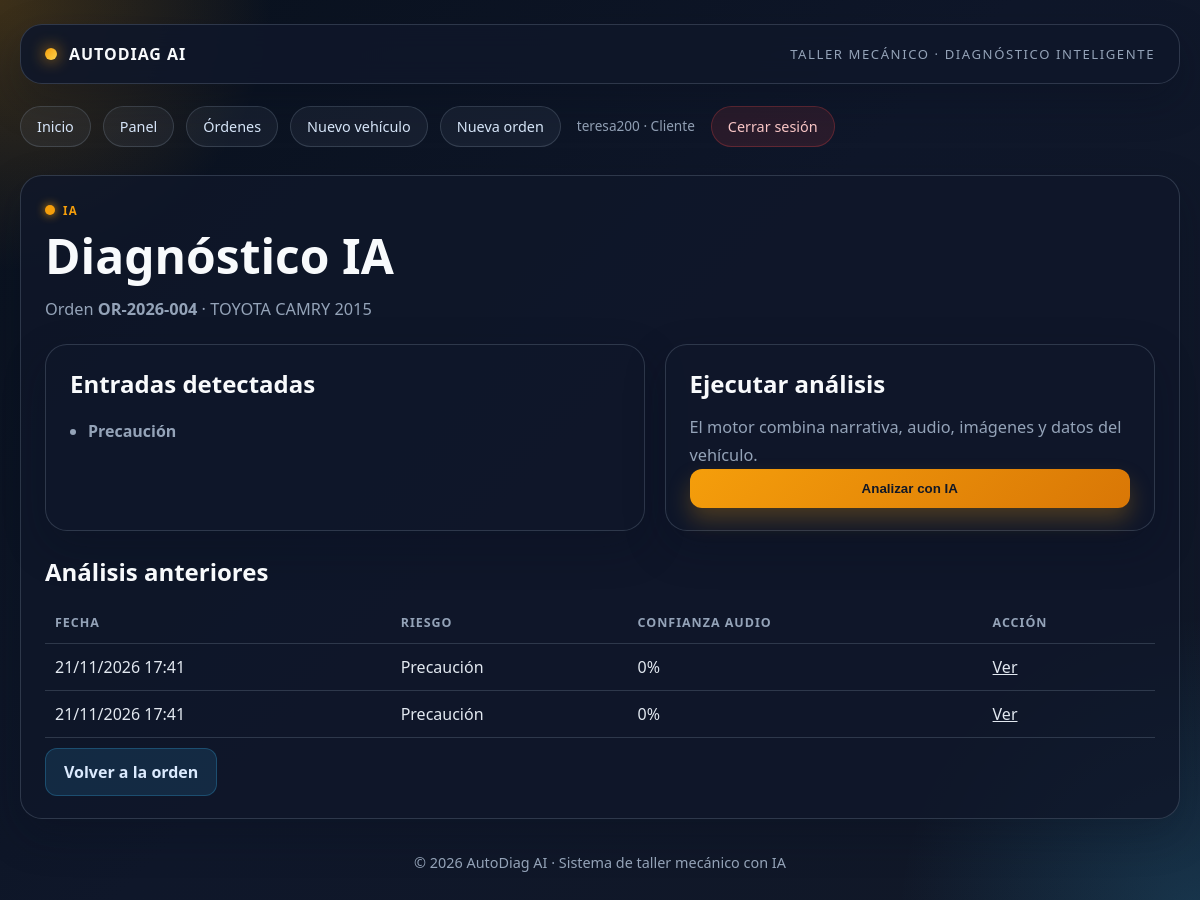
/api/diagnostico/analizar/8/ (signed in), run on the app's committed database.
### accounts/models.py (models this page shows, shortened)
class PerfilUsuario(models.Model):
    class Rol(models.TextChoices):
        ADMIN = 'ADMIN', 'Administrador'
        ASESOR = 'ASESOR', 'Asesor de servicio'
        MECANICO = 'MECANICO', 'Mecánico'
        CLIENTE = 'CLIENTE', 'Cliente'
    user = models.OneToOneField(
        settings.AUTH_USER_MODEL,
        on_delete=models.CASCADE,
        related_name='perfil',
        verbose_name='Usuario',
    )
    rol = models.CharField('Rol', max_length=10, choices=Rol.choices, default=Rol.CLIENTE)
    telefono = models.CharField('Teléfono', max_length=30, blank=True)
    especialidad = models.CharField('Especialidad', max_length=100, blank=True)
    taller = models.CharField('Taller', max_length=100, blank=True)
    class Meta:
        verbose_name = 'Perfil de usuario'
        verbose_name_plural = 'Perfiles de usuario'

### workshop/models.py (models this page shows, shortened)
class OrdenFalla(models.Model):
    ticket = models.CharField(
        'Ticket', max_length=20, unique=True, default='', editable=False
    )
    codigo_orden = models.CharField(
        'Código de Orden', max_length=20, unique=True, default='', editable=False
    )
    taller = models.ForeignKey(
        Taller, on_delete=models.PROTECT, related_name='ordenes', verbose_name='Taller'
    )
    vehiculo = models.ForeignKey(
        Vehiculo, on_delete=models.PROTECT, related_name='ordenes', verbose_name='Vehículo'
    )
    cliente = models.ForeignKey(
        User,
        on_delete=models.SET_NULL,
        null=True,
        blank=True,
        related_name='ordenes_como_cliente',
        verbose_name='Cliente',
    )
    nombre_cliente_walkin = models.CharField(
        'Nombre del cliente (sin cuenta)', max_length=150, blank=True
    )
    telefono_cliente_walkin = models.CharField(
        'Teléfono del cliente (sin cuenta)', max_length=30, blank=True
    )
    mecanico_asignado = models.ForeignKey(
        User,
        on_delete=models.SET_NULL,
        null=True,
        blank=True,
        related_name='ordenes_asignadas',
        verbose_name='Mecánico Asignado',
    )
    kilometraje_ingreso = models.PositiveIntegerField(
        'Kilometraje Ingreso', validators=[MinValueValidator(0)]
    )
    estado = models.CharField(
        'Estado', max_length=20, choices=ESTADO_CHOICES, default='PRE_DIAGNOSTICO'
    )
    etiquetas = models.ManyToManyField('Etiqueta', blank=True, verbose_name='Etiquetas')
    token_publico = models.UUIDField(
        'Token Público', unique=True, null=True, blank=True, editable=False
    )
    token_expira_en = models.DateTimeField(
        'Token Expira En', null=True, blank=True, editable=False
    )
    creado_en = models.DateTimeField('Creado En', auto_now_add=True)
    actualizado_en = models.DateTimeField('Actualizado En', auto_now=True)
    class Meta:
        verbose_name = 'Orden de Fallo'
        verbose_name_plural = 'Órdenes de Fallo'
        ordering = ['-creado_en']

class Vehiculo(models.Model):
    placa = models.CharField('Placa', max_length=20, unique=True)
    marca = models.CharField('Marca', max_length=50)
    modelo = models.CharField('Modelo', max_length=50)
    anio = models.PositiveIntegerField('Año')
    motor = models.CharField('Motor', max_length=50, blank=True)
    color = models.CharField('Color', max_length=30, blank=True)
    cliente = models.ForeignKey(
        User,
        on_delete=models.SET_NULL,
        null=True,
        blank=True,
        related_name='vehiculos',
        verbose_name='Cliente',
    )
    creado_en = models.DateTimeField('Creado En', auto_now_add=True)
    class Meta:
        verbose_name = 'Vehículo'
        verbose_name_plural = 'Vehículos'
        ordering = ['placa']

class EvidenciaSintoma(models.Model):
    orden = models.ForeignKey(
        OrdenFalla, on_delete=models.CASCADE, related_name='evidencias', verbose_name='Orden'
    )
    archivo_audio = models.FileField('Archivo de Audio', upload_to='audios/', null=True, blank=True)
    imagen = models.ImageField('Imagen', upload_to='fotos/', null=True, blank=True)
    narrativa_cliente = models.TextField('Narrativa del Cliente', null=True, blank=True)
    diagnostico_ia_json = models.JSONField('Diagnóstico IA JSON', null=True, blank=True)
    nivel_riesgo = models.CharField(
        'Nivel de Riesgo', max_length=20, choices=RIESGO_CHOICES, default='PRECAUCION'
    )
    creado_en = models.DateTimeField('Creado En', auto_now_add=True)
    class Meta:
        verbose_name = 'Evidencia de Síntoma'
        verbose_name_plural = 'Evidencias de Síntoma'
        ordering = ['-creado_en']

### diagnostico_ia/models.py (models this page shows, shortened)
class AnalisisSintoma(models.Model):
    TIPO_RIESGO_CHOICES = [
        ('PUEDE_RODAR', 'Puede Rodar'),
        ('PRECAUCION', 'Precaución'),
        ('NO_MOVER_GRUA', 'No Mover Grúa'),
    ]
    orden = models.ForeignKey('workshop.OrdenFalla', on_delete=models.CASCADE, related_name='analisis_ia', verbose_name='Orden')
    sintomas_normalizados = models.JSONField('Síntomas Normalizados', default=list, help_text='Descripción estandarizada de los síntomas')
    causas_probables = models.JSONField('Causas Probables', default=list, help_text='Lista de causas con probabilidades')
    nivel_riesgo = models.CharField('Nivel de Riesgo', max_length=20, choices=TIPO_RIESGO_CHOICES)
    pruebas_taller_sugeridas = models.JSONField('Pruebas de Taller Sugeridas', default=list, help_text='Procedimientos y valores esperados')
    transcripcion_confianza = models.FloatField('Confianza de Transcripción', default=0.0)
    creado_en = models.DateTimeField('Creado Automáticamente', auto_now_add=True)
    class Meta:
        verbose_name = 'Análisis de Síntoma IA'
        verbose_name_plural = 'Análisis de Síntoma IA'

### diagnostico_ia/views.py (the view, shortened to what this page needs)
# urls.py: path('analizar/<int:orden_id>/', views.analizar_sintoma, name='analizar_sintoma'),
@login_required
def analizar_sintoma(request, orden_id):
    orden = get_object_or_404(
        OrdenFalla.objects.select_related('vehiculo', 'cliente').prefetch_related(
            'evidencias', 'entradas_multimodales'
        ),
        pk=orden_id,
    )
    if not puede_ver_orden(request.user, orden):
        raise PermissionDenied
    return render(request, 'diagnostico_ia/analizar_sintoma.html', {
        'title': 'Diagnóstico IA',
        'orden': orden,
        'evidencias': orden.evidencias.all(),
        'analisis_previos': orden.analisis_ia.all()[:5],
    })

### accounts/context_processors.py (called while the page is built)
def rol_context(request):
    if not request.user.is_authenticated:
        return {}
    perfil = obtener_perfil(request.user)
    return {
        'rol_actual': rol_de(request.user),
        'rol_display': perfil.get_rol_display() if perfil else '',
        'es_admin_operativo': es_admin_operativo(request.user),
        'es_tecnico_actual': es_tecnico(request.user),
        'es_cliente_actual': es_cliente(request.user),
    }

### accounts/permissions.py (called while the page is built)
def obtener_perfil(user):
    if not user or not user.is_authenticated:
        return None
    perfil, _ = PerfilUsuario.objects.get_or_create(
        user=user,
        defaults={'rol': PerfilUsuario.Rol.ADMIN if user.is_superuser else PerfilUsuario.Rol.CLIENTE},
    )
    return perfil

def rol_de(user):
    if not user or not user.is_authenticated:
        return None
    if user.is_superuser:
        return PerfilUsuario.Rol.ADMIN
    perfil = obtener_perfil(user)
    return perfil.rol if perfil else None

def es_admin_operativo(user):
    return user.is_authenticated and (
        user.is_superuser or rol_de(user) in ROLES_ADMIN_OPERATIVO
    )

def es_tecnico(user):
    return user.is_authenticated and rol_de(user) in ROLES_TECNICO

def es_cliente(user):
    return user.is_authenticated and rol_de(user) in ROLES_CLIENTE

def puede_ver_orden(user, orden):
    if not user.is_authenticated:
        return False
    if es_admin_operativo(user):
        return True
    return orden.cliente_id == user.id or orden.mecanico_asignado_id == user.id

### templates/diagnostico_ia/analizar_sintoma.html (shortened to what this page needs)
{% extends 'base.html' %}
{% block content %}
<div class="panel">
    <span class="eyebrow">IA</span>
    <h1>{{ title }}</h1>
    <p class="subtitle">
        Orden <strong>{{ orden.codigo_orden }}</strong> ·
        {{ orden.vehiculo.marca }} {{ orden.vehiculo.modelo }} {{ orden.vehiculo.anio }}
    </p>
    <div class="detail-grid">
        <div class="card">
            <h2>Entradas detectadas</h2>
            {% if evidencias %}
                <ul>
                    {% for evidencia in evidencias %}
                        <li>
                            <strong>{{ evidencia.get_nivel_riesgo_display }}</strong>
                        </li>
                    {% endfor %}
                </ul>
            {% else %}
                <p class="empty">No hay evidencias. Se analizarán los datos del vehículo.</p>
            {% endif %}
        </div>
        <div class="card">
            <h2>Ejecutar análisis</h2>
            <p class="subtitle">El motor combina narrativa, audio, imágenes y datos del vehículo.</p>
            <form method="post">
                <button class="btn primary" type="submit">Analizar con IA</button>
            </form>
        </div>
    </div>
    {% if analisis_previos %}
        <h2 style="margin-top: 24px;">Análisis anteriores</h2>
        <table class="table">
            <thead>
                <tr><th>Fecha</th><th>Riesgo</th><th>Confianza audio</th><th>Acción</th></tr>
            </thead>
            <tbody>
                {% for analisis in analisis_previos %}
                    <tr>
                        <td>{{ analisis.creado_en|date:'d/m/Y H:i' }}</td>
                        <td>{{ analisis.get_nivel_riesgo_display }}</td>
                        <td>{{ analisis.transcripcion_confianza|floatformat:0 }}%</td>
                        <td><a href="{% url 'resultado_analisis' analisis.pk %}">Ver</a></td>
                    </tr>
                {% endfor %}
            </tbody>
        </table>
    {% endif %}
    <div class="button-row">
        <a class="btn secondary" href="{% url 'orden_detalle' orden.pk %}">Volver a la orden</a>
    </div>
</div>
{% endblock %}

### templates/base.html (shortened to what this page needs)
<!DOCTYPE html>
<html lang="es">
<head>
</head>
<body>
    <div class="shell">
        <header class="topbar">
            <div class="brand">
                <span class="brand-mark"></span>
                <span>AutoDiag AI</span>
            </div>
            <div class="brand-sub">Taller mecánico · diagnóstico inteligente</div>
        </header>
        <nav class="nav">
            <a href="{% url 'home' %}">Inicio</a>
            {% if user.is_authenticated %}
                <a href="{% url 'dashboard' %}">Panel</a>
                <a href="{% url 'orden_lista' %}">Órdenes</a>
                {% if rol_actual != 'MECANICO' %}
                    <a href="{% url 'vehiculo_nueva' %}">Nuevo vehículo</a>
                    <a href="{% url 'orden_nueva' %}">Nueva orden</a>
                {% endif %}
                <span class="nav-user">{{ user.get_username }} · {{ rol_display }}</span>
                <form method="post" action="{% url 'logout' %}" class="logout-form">
                    <button type="submit" class="nav-logout">Cerrar sesión</button>
                </form>
            {% else %}
                <a href="{% url 'login' %}">Ingresar</a>
                <a href="{% url 'registro' %}">Registrarme</a>
            {% endif %}
        </nav>
        <main>
            {% block content %}{% endblock %}
        </main>
        <footer>
            © 2026 AutoDiag AI · Sistema de taller mecánico con IA
        </footer>
    </div>
</body>
</html>

### templates/base.html (style rules this page uses)
:root { --bg: #0b1220; --bg-soft: #111c2f; --panel: rgba(15, 23, 42, 0.82); --card: #ffffff; --primary: #f59e0b; --primary-strong: #d97706; --secondary: #38bdf8; --accent: #1d4ed8; --success: #22c55e; --warning: #fbbf24; --danger: #ef4444; --muted: #94a3b8; --dark: #0f172a; --border: rgba(148, 163, 184, 0.24); --shadow: 0 16px 40px rgba(8, 15, 27, 0.28); }
* { box-sizing: border-box; }
html { scroll-behavior: smooth; }
body { margin: 0; font-family: 'Segoe UI', Tahoma, Geneva, Verdana, sans-serif; background: radial-gradient(circle at top left, rgba(245, 158, 11, 0.22), transparent 18%), radial-gradient(circle at bottom right, rgba(56, 189, 248, 0.18), transparent 20%), linear-gradient(135deg, #09111d 0%, #0f172a 48%, #111827 100%); color: #e2e8f0; }
a { color: inherit; }
.shell { max-width: 1200px; margin: 0 auto; padding: 24px 20px 48px; }
.topbar { background: rgba(15, 23, 42, 0.9); border: 1px solid var(--border); border-radius: 22px; box-shadow: var(--shadow); display: flex; justify-content: space-between; align-items: center; padding: 18px 24px; backdrop-filter: blur(12px); }
.brand { display: flex; align-items: center; gap: 12px; font-weight: 800; letter-spacing: 0.06em; text-transform: uppercase; color: #f8fafc; }
.brand-mark { width: 12px; height: 12px; border-radius: 50%; background: linear-gradient(135deg, var(--primary), #fcd34d); box-shadow: 0 0 16px rgba(245, 158, 11, 0.9); }
.brand-sub { color: var(--muted); font-size: 0.82rem; letter-spacing: 0.12em; text-transform: uppercase; }
.nav { display: flex; flex-wrap: wrap; gap: 12px; margin-top: 22px; }
.nav a { text-decoration: none; color: #dbeafe; background: rgba(148, 163, 184, 0.08); border: 1px solid var(--border); border-radius: 999px; padding: 10px 16px; font-size: 0.9rem; transition: all 0.2s ease; }
.nav-user { color: var(--muted); font-size: 0.85rem; padding: 10px 4px; }
.logout-form { margin: 0; }
.nav-logout { background: rgba(239, 68, 68, 0.12); border: 1px solid rgba(239, 68, 68, 0.28); border-radius: 999px; color: #fecaca; cursor: pointer; font: inherit; font-size: 0.9rem; padding: 10px 16px; transition: all 0.2s ease; }
.detail-grid { display: grid; grid-template-columns: 1.1fr 0.9fr; gap: 20px; margin-top: 20px; }
main { margin-top: 28px; }
.hero, .card, .panel { background: rgba(15, 23, 42, 0.8); border: 1px solid var(--border); border-radius: 22px; box-shadow: var(--shadow); }
.eyebrow { display: inline-flex; align-items: center; gap: 8px; font-size: 0.72rem; letter-spacing: 0.12em; text-transform: uppercase; color: var(--primary); font-weight: 800; margin-bottom: 12px; }
.eyebrow::before { content: ""; display: inline-block; width: 10px; height: 10px; border-radius: 50%; background: var(--primary); box-shadow: 0 0 10px rgba(245, 158, 11, 0.9); }
h1, h2, h3 { margin: 0 0 14px; color: #f8fafc; }
h1 { font-size: clamp(2rem, 4vw, 3rem); line-height: 1.1; }
h2 { font-size: 1.5rem; }
.subtitle { color: var(--muted); line-height: 1.7; margin: 0; font-size: 1.02rem; }
.card, .panel { padding: 22px 24px; }
.card ul, .panel ul { margin: 16px 0 0; padding-left: 18px; line-height: 1.9; color: var(--muted); }
.table { width: 100%; border-collapse: collapse; margin-top: 12px; color: #e2e8f0; }
.table th, .table td { text-align: left; border-bottom: 1px solid var(--border); padding: 12px 10px; }
.table th { color: var(--muted); font-size: 0.78rem; letter-spacing: 0.08em; text-transform: uppercase; }
form { display: grid; gap: 16px; }
.button-row { display: flex; gap: 12px; flex-wrap: wrap; margin-top: 10px; }
.btn { border: none; border-radius: 12px; padding: 12px 18px; font-weight: 700; text-decoration: none; display: inline-flex; align-items: center; justify-content: center; cursor: pointer; transition: transform 0.2s ease, box-shadow 0.2s ease; }
.btn.primary { background: linear-gradient(135deg, var(--primary), var(--primary-strong)); color: #111827; box-shadow: 0 12px 22px rgba(245, 158, 11, 0.25); }
.btn.secondary { background: rgba(56, 189, 248, 0.12); color: #dbeafe; border: 1px solid rgba(56, 189, 248, 0.25); }
footer { margin-top: 34px; text-align: center; color: var(--muted); font-size: 0.9rem; }

### data on the page
PerfilUsuario: rol "Cliente"
OrdenFalla: codigo_orden "OR-2026-004", vehiculo.marca "TOYOTA", vehiculo.modelo "CAMRY", vehiculo.anio "2015"
EvidenciaSintoma: nivel_riesgo "Precaución"
AnalisisSintoma: creado_en "21/11/2026 17:41", nivel_riesgo "Precaución", transcripcion_confianza "0"
AnalisisSintoma: creado_en "21/11/2026 17:41", nivel_riesgo "Precaución", transcripcion_confianza "0"

### other printed values
{{ user.get_username }} "teresa200"
{{ title }} "Diagnóstico IA"
